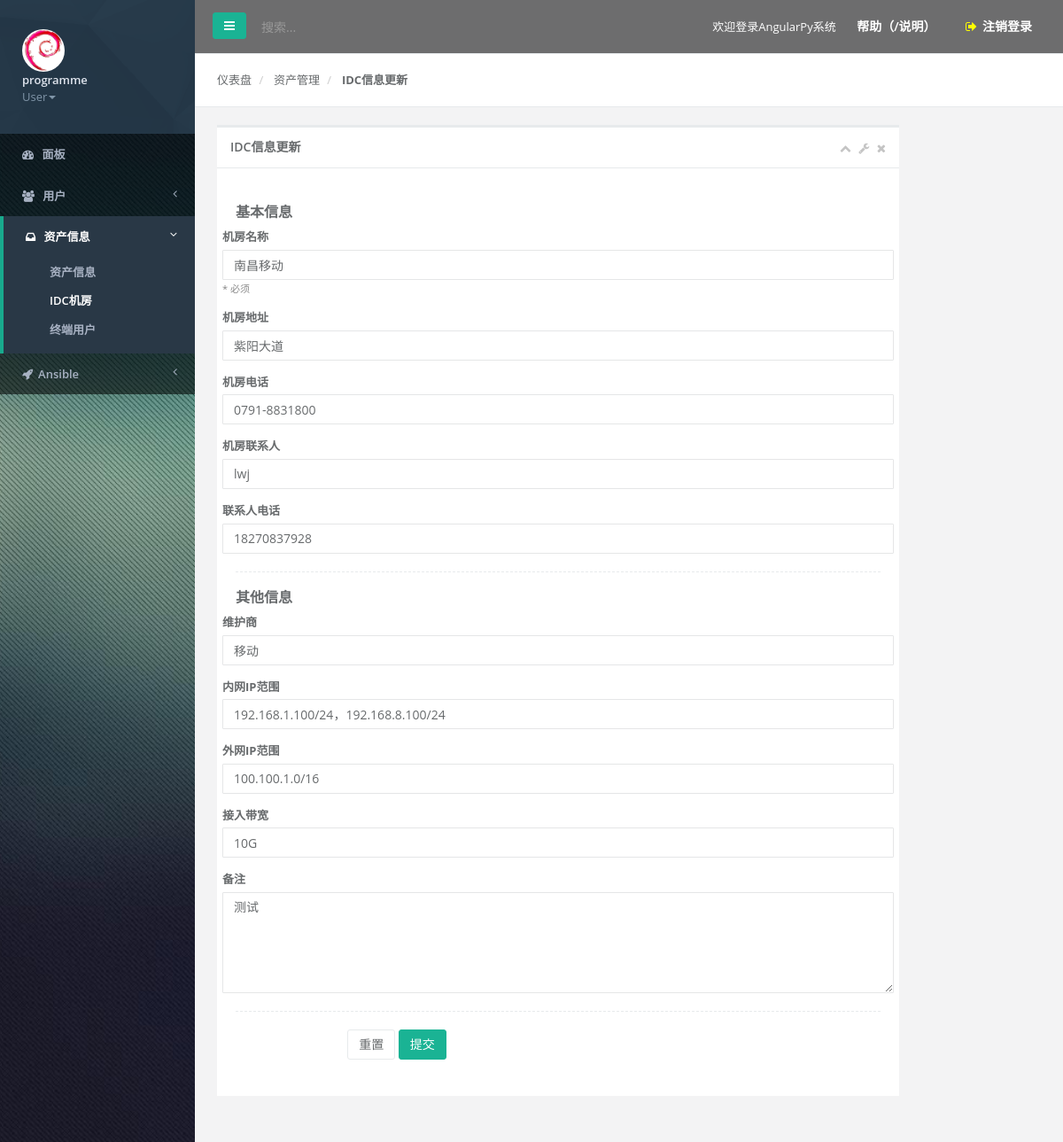
/cmdb/idc/1/update/ (signed in), run on an earlier commit of the app's database.
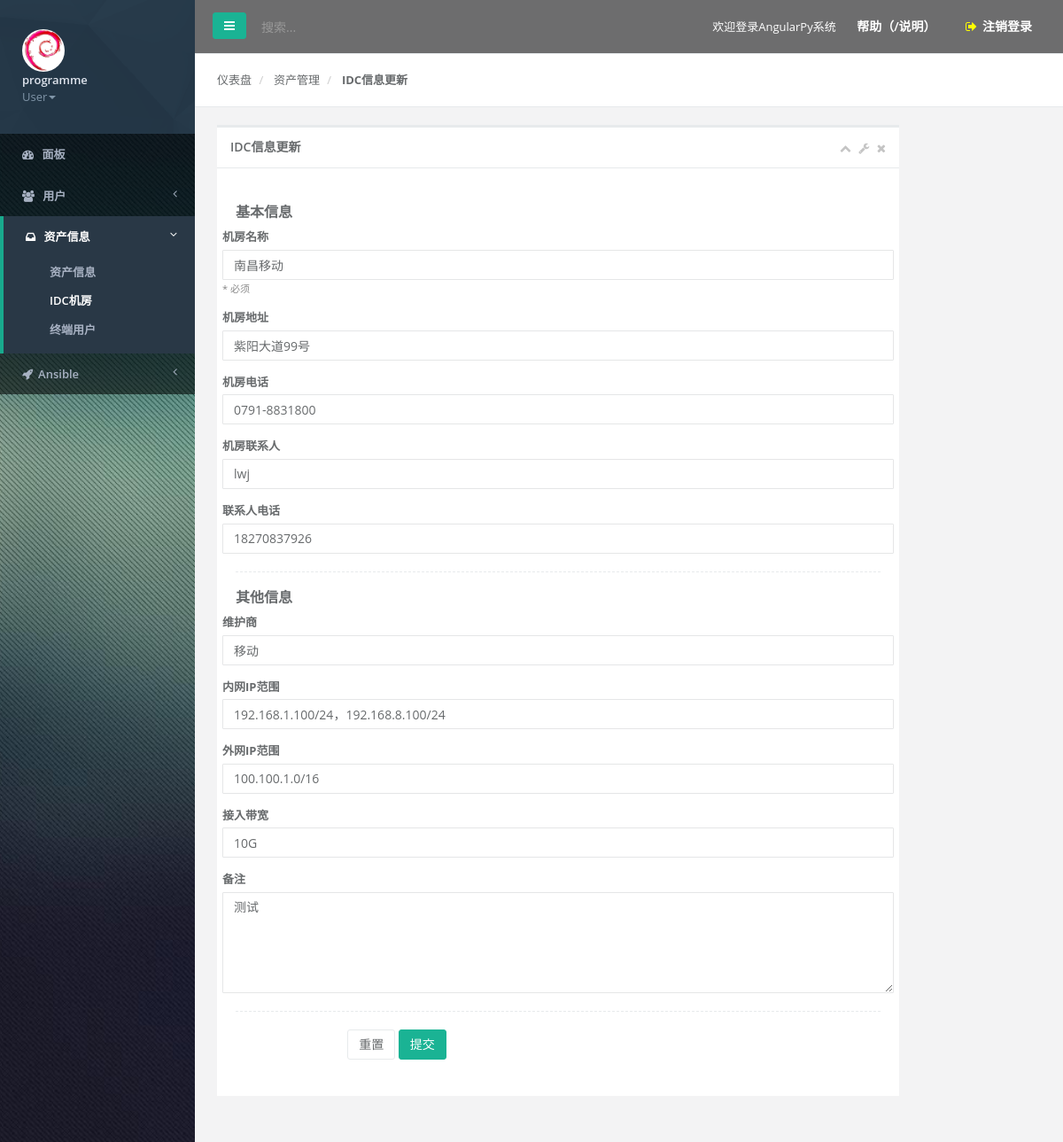
And on a later commit of the database.
### cmdb/models/IDC.py (models this page shows, shortened)
class IDC(models.Model):
    name = models.CharField(verbose_name=u"机房名称", max_length=30, null=True, blank=True)
    address = models.CharField(verbose_name=u"机房地址", max_length=100, null=True, blank=True)
    tel = models.CharField(verbose_name=u"机房电话", max_length=30, null=True, blank=True)
    contact = models.CharField(verbose_name=u"机房联系人", max_length=30, null=True, blank=True)
    contact_phone = models.CharField(verbose_name=u"联系人电话", max_length=30, null=True, blank=True)
    intranet = models.CharField(verbose_name=u"内网IP范围", max_length=50, blank=True, null=True)
    extranet = models.CharField(verbose_name=u"外网IP范围", max_length=50, blank=True, null=True)
    operator = models.CharField(verbose_name=u"维护商", max_length=32, blank=True)
    bandwidth = models.CharField(verbose_name=u"接入带宽", max_length=30, null=True, blank=True)
    create_by = models.CharField(verbose_name=u"创建者", max_length=32, blank=True)
    comment = models.CharField(verbose_name=u"备注", max_length=200, null=True, blank=True)
    class Meta:
        ordering = ["name"]
        db_table = "cmdb_IDC"
        verbose_name = u"IDC总表"
        verbose_name_plural = u"IDC总表"

### cmdb/views/idc.py (the view, shortened to what this page needs)
# urls.py: url(r"^idc/(?P<pk>\d+)/update/$", views.IDCUpdateView.as_view(), name="idc-update"),
class IDCUpdateView(AdminUserRequiredMixin, UpdateView):
    model = IDC
    form_class = IDCForm
    template_name = "cmdb/idc_create_update.html"
    context_object_name = "idc"
    def get_context_data(self, **kwargs):
        context = {
            "app": "资产管理",
            "action": "IDC信息更新"
        }
        kwargs.update(context)
        return super(IDCUpdateView, self).get_context_data(**kwargs)

### cmdb/forms/idc.py (shortened to what this page needs)
class IDCForm(forms.ModelForm):
    def __init__(self, *args, **kwargs):
        super(IDCForm, self).__init__(*args, **kwargs)
    class Meta:
        model = IDC
        fields = ["name", "address", "tel", "contact", "contact_phone",
                  "intranet", "extranet", "operator", "bandwidth", "comment"]
        widgets = {
            "name": forms.TextInput(attrs={"placeholder": u"IDC机房名称"}),
            "intranet": forms.TextInput(
                attrs={"placeholder": "IP段之间用逗号隔开，如：192.168.1.0/24，192.168.2.0/24"}
            ),
            "extranet": forms.TextInput(
                attrs={"placeholder": "IP段之间用逗号隔开，如：100.100.100.0/24，200.200.200.0/24"}
            ),
            "comment": forms.Textarea(
                attrs={"placeholder": "备注信息"}
            )
        }
        help_texts = {
            "name": "* 必须"
        }

### users/utils.py (called while the page is built)
    def test_func(self):
        if not self.request.user.is_authenticated:
            return False
        elif not self.request.user.is_admin:
            self.raise_exception = True
            return False
        return True

### templates/cmdb/idc_create_update.html (shortened to what this page needs)
{% extends "base.html" %}
{% load static %}
{% load bootstrap3 %}
{% block custom_header_css_js %}
<link href="{% static 'css/plugins/inputTags.css' %}" rel="stylesheet">
<link href="{% static "css/plugins/select2/select2.min.css" %}" rel="stylesheet">
{% endblock %}
{% block content %}
<div class="wrapper wrapper-content animated fadeInRightBig">
    <div class="row">
        <div class="col-sm-10">
            <div class="ibox float-e-margins">
                <div id="ibox-content" class="ibox-title">
                    <h5>{{ action }}</h5>
                    <div class="ibox-tools">
                        <a class="collapse-link">
                            <i class="fa fa-chevron-up"></i>
                        </a>
                        <a class="dropdown-toggle" data-toggle="dropdown" href="#">
                            <i class="fa fa-wrench"></i>
                        </a>
                        <a class="close-link">
                            <i class="fa fa-times"></i>
                        </a>
                    </div>
                </div>
                <div class="ibox-content">
                    <div class="panel blank-panel">
                        <div class="tab-content">
                            <form id="IDCForm" method="post" class="form-horizontal">
                                <h3 class="widget-head-color-box">基本信息</h3>
                                {% bootstrap_field form.name layout="horizontal" %}
                                {% bootstrap_field form.address layout="horizontal" %}
                                {% bootstrap_field form.tel layout="horizontal" %}
                                {% bootstrap_field form.contact layout="horizontal" %}
                                {% bootstrap_field form.contact_phone layout="horizontal" %}
                                <div class="hr-line-dashed"></div>
                                <h3 class="widget-head-color-box">其他信息</h3>
                                {% bootstrap_field form.operator layout="horizontal" %}
                                {% bootstrap_field form.intranet layout="horizontal" %}
                                {% bootstrap_field form.extranet layout="horizontal" %}
                                {% bootstrap_field form.bandwidth layout="horizontal" %}
                                {% bootstrap_field form.comment layout="horizontal" %}
                                <div class="hr-line-dashed"></div>
                                <div class="form-group">
                                    <div class="col-sm-4 col-sm-offset-2">
                                        <button class="btn btn-default" type="reset">重置</button>
                                        <button id="submit_button" class="btn btn-primary" type="submit">提交</button>
                                    </div>
                                </div>
                            </form>
                        </div>
                    </div>
                </div>
            </div>
        </div>
    </div>
</div>
{% endblock %}

What changed in the data, as far as the page shows it:
changed IDC "南昌移动": address "紫阳大道" → "紫阳大道99号"; contact_phone "18270837928" → "18270837926"
